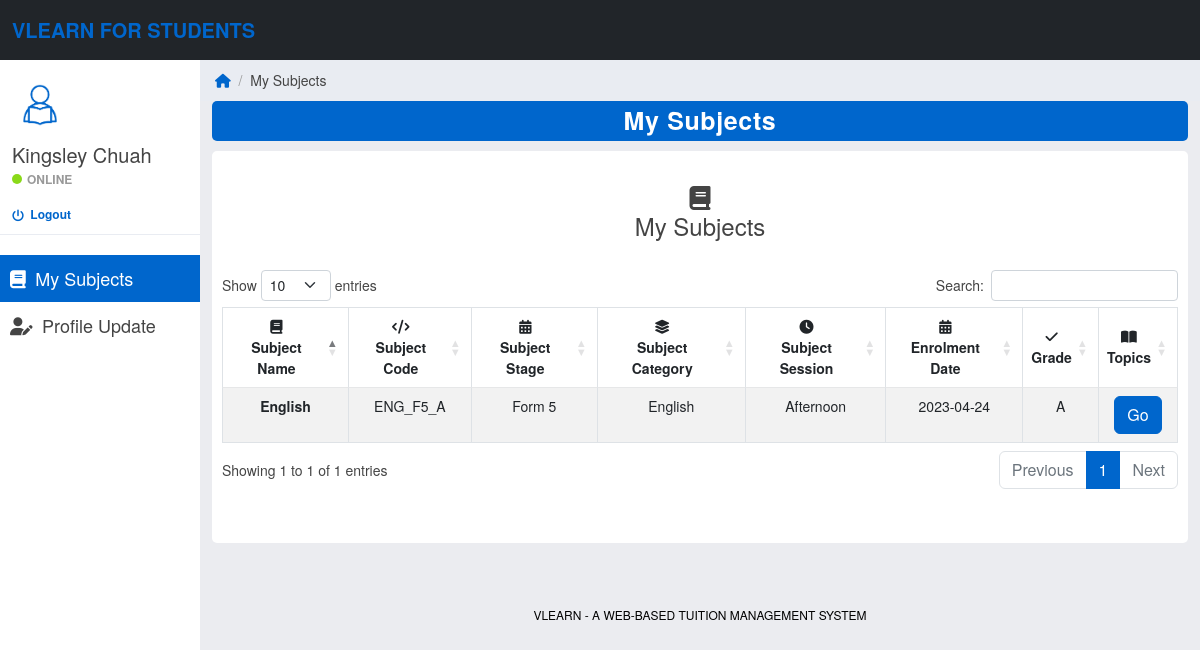
The app's page /student-home.php (signed in) with its own data.
### tables this page shows
CREATE TABLE `students` (
  `studentId` int(11) UNSIGNED NOT NULL,
  `studentName` varchar(100) NOT NULL,
  `studentEmail` varchar(100) NOT NULL,
  `studentPassword` varchar(100) NOT NULL,
  `studentEducationLevel` varchar(20) NOT NULL,
  `studentStage` varchar(20) NOT NULL,
  `studentSubjects` varchar(100) NOT NULL,
  `studentRegistrationDate` date NOT NULL
);

CREATE TABLE `enrolments` (
  `enrolmentId` int(11) UNSIGNED NOT NULL,
  `studentId` int(11) UNSIGNED NOT NULL,
  `subjectId` int(11) UNSIGNED NOT NULL,
  `enrolmentDate` date NOT NULL,
  `enrolmentIsActive` tinyint(1) NOT NULL
);

CREATE TABLE `subjects` (
  `subjectId` int(11) UNSIGNED NOT NULL,
  `tutorId` int(11) UNSIGNED NOT NULL,
  `subjectName` varchar(100) NOT NULL,
  `subjectCode` varchar(20) NOT NULL,
  `subjectEducationLevel` varchar(20) NOT NULL,
  `subjectStage` varchar(20) NOT NULL,
  `subjectCategory` varchar(30) NOT NULL,
  `subjectSession` varchar(20) NOT NULL,
  `subjectCreationDate` date NOT NULL,
  `subjectShowOrHide` tinyint(1) NOT NULL
);

CREATE TABLE `overallgrades` (
  `overallGradeId` int(11) UNSIGNED NOT NULL,
  `studentId` int(11) UNSIGNED NOT NULL,
  `subjectId` int(11) UNSIGNED NOT NULL,
  `overallGradeObtained` varchar(10) NOT NULL
);

### student-home.php (the view, shortened to what this page needs)
<?php
    include('includes/database-connection.php');
    if(strlen($_SESSION['VLearnStudentSessionCounter']) == 0) {
        header('location:student-logout-auto.php');
    }
    else {
?>
<!DOCTYPE html>
<html lang="en">
<head>
    <?php
        include('includes/head-styles.php');
    ?>
    <link rel="stylesheet" type="text/css" href="https://cdn.datatables.net/1.13.4/css/dataTables.bootstrap5.min.css"/>
    <link rel="stylesheet" href="css/datatables.css" type="text/css">
</head>
<body>
	<?php
		include_once('includes/student-header.php');
		include_once('includes/student-sidebar.php');
    ?>
    <div class="col-sm-9 offset-sm-3 col-lg-10 offset-lg-2">
        <div class="row main">
            <ol class="breadcrumb">
                <li><a href="student-home.php"><em class="fa fa-home" style="font-size: 14px; color: #0066cc;"></em></a></li>
                <li style="color: #999999;">&nbsp; / &nbsp;</li>
                <li>My Subjects</li>
            </ol>
        </div>
        <div class="row main">
            <div class="col-md-12">
                <div class="panel panel-primary">
                    <div class="panel-heading">My Subjects</div>
                </div>
            </div>
        </div>
        <div class="row main">
            <div class="col-md-12">
                <div class="panel panel-default">
                    <div class="panel-body easypiechart-panel">
                        <br>
                        <h4><b><span class="fa fa-book" aria-hidden="true"></span><br>My Subjects</b></h4>
                        <br>
                        <div class="col-md-10" style="width: 100%;">
                            <table id="table16" class="table table-bordered table-striped">
                                <thead>
                                    <tr>
                                        <th style="text-align: center"><span class="fa fa-book"></span><br>Subject Name</th>
                                        <th style="text-align: center"><span class="fas fa-code"></span><br>Subject Code</th>
                                        <th style="text-align: center"><span class="fa fa-calendar"></span><br>Subject Stage</th>
                                        <th style="text-align: center"><span class="fas fa-layer-group"></span><br>Subject Category</th>
                                        <th style="text-align: center"><span class="fas fa-clock"></span><br>Subject Session</th>
                                        <th style="text-align: center"><span class="fa fa-calendar"></span><br>Enrolment Date</th>
                                        <th style="text-align: center"><span class="fa fa-check"></span><br>Grade</th>
                                        <th style="text-align: center"><span class="fa-solid fa-book-open"></span><br>Topics</th>
                                    </tr>
                                </thead>
                                <tbody>
                                    <?php
                                        $sql = "SELECT subjectId, enrolmentDate FROM enrolments WHERE studentId=$studentId AND enrolmentIsActive=1 ORDER BY subjectId";
                                        $result = mysqli_query($con, $sql);
                                        if(mysqli_num_rows($result) == 0) {
                                            echo "<p class='message'>There are no enrolled subjects for you.</p>";
                                        }
                                        else {
                                            while($row = $result->fetch_assoc()) {
                                                $subjectId = $row['subjectId'];
                                                $query = "SELECT subjectName, subjectCode, subjectStage, subjectCategory, subjectSession FROM subjects WHERE subjectId=$subjectId AND subjectShowOrHide=1";
                                                $ret = mysqli_query($con, $query);
                                                if(mysqli_num_rows($ret) > 0) {
                                                    while($srow = $ret->fetch_assoc()) {
                                                        $subjectName = $srow['subjectName'];
                                                        $subjectCode = $srow['subjectCode'];
                                                        $subjectStage = $srow['subjectStage'];
                                                        $subjectCategory = $srow['subjectCategory'];
                                                        $subjectSession = $srow['subjectSession'];
                                                    }
                                                    $qry = "SELECT overallGradeObtained FROM overallgrades WHERE subjectId=$subjectId AND studentId=$studentId";
                                                    $res = mysqli_query($con, $qry);
                                                    if(mysqli_num_rows($res) > 0) {
                                                        while($grow = $res->fetch_assoc()) {
                                                            $overallGradeObtained = $grow['overallGradeObtained'];
                                                        }
                                                    }
                                                    else {
                                                        $overallGradeObtained = "N/A";
                                                    }
                                    ?>
                                    <tr>
                                        <td><b><?php echo $subjectName; ?></b></td>
                                        <td><?php echo $subjectCode; ?></td>
                                        <td><?php echo $subjectStage; ?></td>
                                        <td><?php echo $subjectCategory; ?></td>
                                        <td><?php echo $subjectSession; ?></td>
                                        <td><?php echo $row['enrolmentDate']; ?></td>
                                        <td><?php echo $overallGradeObtained; ?></td>
                                        <td><a href="student-topic-list.php?subjectId=<?php echo $subjectId; ?>"><button class="btn btn-primary">Go</button></a></td>
                                    </tr>
                                    <?php
                                                }
                                            }
                                        }
                                    ?>
                                </tbody>
                            </table>
                            <br>
                        </div>
                    </div>
                </div>
            </div>
        </div>
        <br><br><br>
    </div>
	<?php
        include_once('includes/footer-enhanced.php');
    ?>
</body>
</html>
<?php
    }
?>

### includes/student-sidebar.php (shortened to what this page needs)
<?php
    include('includes/database-connection.php');
?>
<div id="sidebar-collapse" class="col-sm-3 col-lg-2 sidebar">
    <div class="profile-sidebar">
        <div class="profile-userpic">
            <img src="images/student-icon.png" class="img-responsive">
        </div>
        <div class="profile-usertitle">
            <?php
                $studentId = $_SESSION['VLearnStudentSessionCounter'];
                $ret = mysqli_query($con, "SELECT studentName FROM students WHERE studentId=$studentId");
                $row = mysqli_fetch_array($ret);
                $studentName = $row['studentName'];
            ?>
            <div class="profile-usertitle-name">
                <?php
                    echo $studentName;
                ?>
            </div>
            <div class="profile-usertitle-status">
                <span class="indicator label-success"></span>Online
            </div>
            <div class="profile-logout">
                <a href="student-logout.php?logout=true"><i class="fa fa-power-off fa-lg" style="font-size: 12px; color: #0066cc;" aria-hidden="true">&nbsp;</i> Logout</a>
            </div>
        </div>
    </div>
    <ul class="nav menu">
        <li
            <?php
                if(PAGE == 'MySubjects') {
                    echo "class='active'";
                }
            ?>
        >
            <a href="student-home.php"><em class="fa fa-book">&nbsp;</em> My Subjects</a>
        </li>
        <li
            <?php
                if(PAGE == 'ProfileUpdate') {
                    echo "class='active'";
                }
            ?>
        >
            <a href="student-profile-update.php"><em class="fa-solid fa-user-pen">&nbsp;</em> Profile Update</a>
        </li>
    </ul>
</div>

### css/styles.css (style rules this page uses)
body { background: #ebecf0; padding-top: 60px; font-size: 14px; color: #444444; font-family: "Montserrat", "Helvetica Neue", Helvetica, Arial, sans-serif; }
a, a:hover, a:focus { color: transparent; }
h1, h2, h3, h4, h5, h6 { color: #444444; }
h3, h4 { font-weight: 300; }
.btn-primary, .btn-primary:hover, .btn-primary:focus, .btn-primary:active, .btn-primary.active, .open > .dropdown-toggle.btn-primary, .btn-primary.disabled, .btn-primary[disabled], fieldset[disabled] .btn-primary, .btn-primary.disabled:hover, .btn-primary[disabled]:hover, fieldset[disabled] .btn-primary:hover, .btn-primary.disabled:focus, .btn-primary[disabled]:focus, fieldset[disabled] .btn-primary:focus, .btn-primary.disabled:active, .btn-primary[disabled]:active, fieldset[disabled] .btn-primary:active, .btn-primary.disabled.active, .btn-primary[disabled].active, fieldset[disabled] .btn-primary.active { background-color: #0066cc; border-color: #0066cc; }
.label-success { background-color: #8ad919; }
.panel { border: 0; }
.panel-primary > .panel-heading { background-color: #0066cc; color: #fff; border: none; border-radius: 5px; }
.panel-heading { font-size: 25px; font-weight: bold; letter-spacing: 0.025em; height: 40px; line-height: 38px; text-align: center; }
.main { margin-left: 0; margin-right: 0; }
.sidebar { display: block; padding: 0; display: none; box-shadow: none; background: #fff; }
.sidebar ul { margin: 20px 0px; text-decoration: none; }
.sidebar ul.nav { display: block; }
@media (min-width: 576px) { .sidebar { display: block; position: fixed; top: 60px; bottom: 0; left: 0; z-index: 1000; display: block; margin: 0; padding: 0; overflow-x: hidden; overflow-y: auto; } }
.sidebar ul.nav .active a, .sidebar ul.nav li.parent a.active, .sidebar ul.nav .active > a:hover, .sidebar ul.nav li.parent a.active:hover, .sidebar ul.nav .active > a:focus, .sidebar ul.nav li.parent a.active:focus { text-decoration: none; color: #fff; background-color: #0066cc; display: block; }
.sidebar ul.nav li a { font-size: 18px; padding: 10px 0px 10px 10px; color: #444444; text-decoration: none; display: block; }
.profile-sidebar { padding: 10px 0; border-bottom: 1px solid #e9ecf2; }
.indicator { width: 10px; height: 10px; display: inline-block; border-radius: 9999px; margin-right: 5px; }
.profile-userpic img { float: left; margin: 10px 0px 0px 15px; width: 50px; height: 50px; border-radius: 9999px !important; }
.profile-usertitle { float: left; text-align: left; margin: 10px 0 0 12px; }
.profile-usertitle-name { font-size: 20px; margin-bottom: 0px; color: #444444; }
.profile-usertitle-status { text-transform: uppercase; color: #999999; font-size: 12px; font-weight: 600; margin-bottom: 15px; }
.breadcrumb { border-radius: 0; padding: 10px 15px 10px 15px; background: #e9ecf2; margin: 0; }
.easypiechart-panel { text-align: center; padding: 1px 0; margin-bottom: 20px; }
.table { background: #fff; }
.table > thead > tr > th { border-bottom: 1px solid #e6e7e8; vertical-align: middle; height: 50px; }
.profile-logout > a { font-size: 12px; font-weight: 600; margin-bottom: 0px; text-decoration: none; color: #0066cc; }
div.panel-default { background-color: #fff; border-radius: 5px; padding: 10px; margin-top: 10px; }

### records on screen
students: studentName "Kingsley Chuah"
enrolments: subjectId.subjectName "English", subjectId.subjectCode "ENG_F5_A", subjectId.subjectStage "Form 5", subjectId.subjectCategory "English", subjectId.subjectSession "Afternoon", enrolmentDate "2023-04-24", overallgrades.overallGradeObtained "A"
